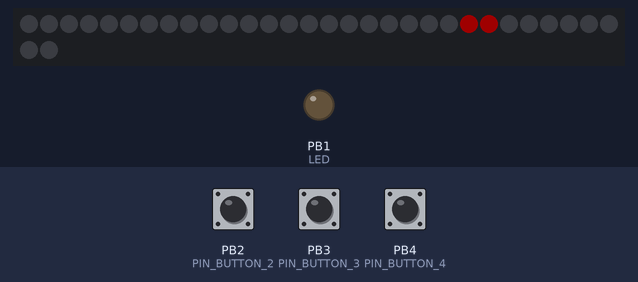
Recording of a sketch running on a simulated ATtiny85, built with avr-gcc and run on an emulated ATtiny85. On the bench: 32 RGB LEDs in strip order, left to right, continuing on the next row, output pins drawn as LEDs (lit = HIGH). The test bench sets the inputs (shaded band); at power-on: PB4 (PIN_BUTTON_4) HIGH, PB2 (PIN_BUTTON_2) HIGH, PB3 (PIN_BUTTON_3) HIGH. Dim RGB values are drawn brighter than linear; random numbers use the default seed unless the sketch sets one.

Above: at 4.19 s.
4.2 s: PB4 (PIN_BUTTON_4) pulled LOW for 1 s
6.7 s: PB2 (PIN_BUTTON_2) pulled LOW for 1 s
9.2 s: PB3 (PIN_BUTTON_3) pulled LOW for 1 s
12.0 s: PB3 (PIN_BUTTON_3) pulled LOW for 3.2 s
16.7 s: PB4 (PIN_BUTTON_4) pulled LOW for 3.2 s
At 17.9 s:
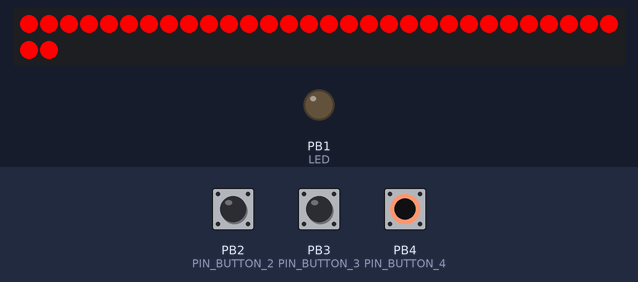
At 20.47 s:
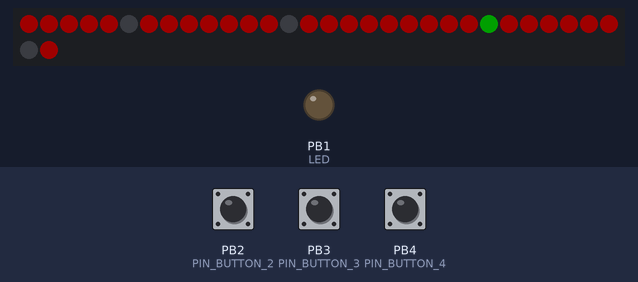

The sketch:

NeoPixel_Goggles_000.ino
```cpp
// Based on Adafruit's goggle sketch - https://learn.adafruit.com/kaleidoscope-eyes-neopixel-led-goggles-trinket-gemma/software
// Low power NeoPixel goggles example.  Makes a nice blinky display with just a few LEDs on at any time.

//      First right eye, pixel #5 is the LED closest to the bridge of the nose
//      Second left eye, pixel #29 is the LED closest to the bridge of the nose

#include <Adafruit_NeoPixel.h>
#ifdef __AVR_ATtiny85__ // Trinket, Gemma, etc.
#include <avr/power.h>
#endif

#define PIN 0
  #define LED 1
  #define PIN_BUTTON_2 2
  #define PIN_BUTTON_3 3
  #define PIN_BUTTON_4 4

Adafruit_NeoPixel pixels = Adafruit_NeoPixel(32, PIN);

int i;
int ring2_offset = 1;  //  Testing
int bright3 = 255;            // BURN ALL THE THINGS
int bright2 = 127;   //  Med
int bright1 = 31;   //  Low
int scanner1[] = {14,15, 0, 1,2,3,4,5,31,16,17,18,19,20,21,22}; // got to be a better way...
int scanner2[] = {13,12,11,10,9,8,7,6,30,29,28,27,26,25,24,23}; // got to be a better way...

int default_brightness = bright1; //  round(255/16); // 1/3 brightness
int change_modes_default = 8*1000; //  Time to change modes
int change_modes = change_modes_default; //  Time to change modes
int speed_med = 40;
int speed_slow = 50;

uint8_t  mode   = 0, // Current animation effect
         offset = 0; // Position of spinny eyes
uint32_t color  = 0xFF0000; // Start red
uint32_t prevTime;

//  Used to realign the two rings, this way spinning can be synchronized
int realign(int desired_position)
  {
  desired_position += ring2_offset;
  if (desired_position <16) {desired_position += 16; }
  if (desired_position >31) {desired_position -= 16; }
  return desired_position;
  }

void setup() {
#ifdef __AVR_ATtiny85__ // Trinket, Gemma, etc.
  if(F_CPU == 16000000) clock_prescale_set(clock_div_1);
#endif

  pinMode(LED, OUTPUT);  //  Onboard LED
  pinMode(PIN_BUTTON_2, INPUT);  //  There's a button input!
  pinMode(PIN_BUTTON_3, INPUT);  //  There's a button input!
  pinMode(PIN_BUTTON_4, INPUT);  //  There's a button input!
  digitalWrite(PIN_BUTTON_2, HIGH);  //  Using the internal resistors, so the button will read LOW when pressed
  digitalWrite(PIN_BUTTON_3, HIGH);  //  Using the internal resistors, so the button will read LOW when pressed
  digitalWrite(PIN_BUTTON_4, HIGH);  //  Using the internal resistors, so the button will read LOW when pressed

  pixels.begin();
  pixels.setBrightness(default_brightness);
  prevTime = millis();
}

void loop() {
  uint8_t  i;
  uint32_t t;

//  If button on pin 2 is pressed, make it brighter!  Otherwise, regular brightness
  pixels.setBrightness(! digitalRead(PIN_BUTTON_2) ? bright2 : default_brightness );

//  If button on pin 3 is pressed, change modes
  if ( ! digitalRead(PIN_BUTTON_3) )
    { change_modes = 750; } else { change_modes = change_modes_default; }
//  If button on pin 4 is pressed, turn the lenses on bright red
  if (! digitalRead(PIN_BUTTON_4))
    {
    for (i=0;i<32;i++)
      {
      if (! digitalRead(PIN_BUTTON_3)) { pixels.setPixelColor(i,0xFFFFFF); }
      else { pixels.setPixelColor(i,0xFF0000); }
      }
    pixels.setBrightness(bright3); pixels.show(); delay(500);
    pixels.setBrightness(bright1);
    }
  else
   {
     switch(mode) {
      //  Wave Scanner, moving right
      case 0: wave_scanner_right(); wave_scanner_left(); break;

      //  Larson Scanner
      case 1: larson_scanner(); break;

      // Spinny wheels (8 LEDs on at a time)
      case 2: spin_wheels(); break;

      // Infinity Symbol
      case 3: infinity_scanner(); break;

      // Random sparks - just one LED on at a time - all one color!
      case 4: sparks(); break;

      // Sirens
      case 5: sirens(); break;
      }

    t = millis();
    if((t - prevTime) > change_modes) {      // Every X seconds...
      mode++;                        // Next mode
      if(mode > 5) {                 // End of modes?
        mode = 0;                    // Start modes over
        color >>= 8;                 // Next color R->G->B
        if(!color) color = 0xFF0000; // Reset to red
      }
      for(i=0; i<32; i++) pixels.setPixelColor(i, 0);
      prevTime = t;
    }
   }
}

//  Wave Scanner, moving right
void wave_scanner_right()
  {
  for (i=0;i<16;i++)
    {
    pixels.setPixelColor(scanner1[i],color);
    pixels.setPixelColor(scanner2[i],color);
    pixels.show();
    delay(speed_slow);
    pixels.setPixelColor(scanner1[i],0);
    pixels.setPixelColor(scanner2[i],0);
    }
  }

//  Wave Scanner, moving left
void wave_scanner_left()
  {
  for (i=15;i>=0;i--)
    {
    pixels.setPixelColor(scanner1[i],color);
    pixels.setPixelColor(scanner2[i],color);
    pixels.show();
    delay(speed_slow);
    pixels.setPixelColor(scanner1[i],0);
    pixels.setPixelColor(scanner2[i],0);
    }
  }

//  Larson Scanner
void larson_scanner()
  {
    int scanner[] = {13,5,30,23,23,30,5,13};  //  It uses less memory to just delcare it this way...
    for(i=0;i<8;i++)
      {
      pixels.setPixelColor(scanner[i],color);
      pixels.show();
      delay(100);
      pixels.setPixelColor(scanner[i],0);
      pixels.show();
      }
  }

void sparks()
  {
    i = random(32);
    pixels.setPixelColor(i, color);
    pixels.show();
    delay(20);
    pixels.setPixelColor(i, 0);
  }

void spin_wheels()
  {
    for(i=0; i<16; i++) {
      uint32_t c = 0;
      if(((offset + i) & 7) < 2) c = color; // 4 pixels on...
      pixels.setPixelColor(   i, c); // First eye
      pixels.setPixelColor(realign(31-i-4), c); // Second eye (flipped)
    }
    pixels.show();
    offset++;
    delay(speed_slow);
  }

void infinity_scanner()
  {
    for(i=0;i<32;i++)
      {
      int infinitypixels[] = {6,7,8,9,10,11,12,13,14,15,0,1,2,3,4,5,29,28,27,26,25,24,23,22,21,20,19,18,17,16,31,30};
      pixels.setPixelColor(infinitypixels[i],color);
      pixels.show();
      delay(speed_med);
      pixels.setPixelColor(infinitypixels[i],0);
      }
  }

void sirens()
  {
    for(i=0; i<16; i++) {
      uint32_t c = 0;
      if(((offset + i) & 7) < 2) c = 0xFF0000;  // 4 red pixels on
      pixels.setPixelColor(   i, c);            // First eye
      if(((offset + i) & 7) < 2) c = 0x0000FF;  // 4 blue pixels on...
      pixels.setPixelColor(realign(31-i-4), c);  // Second eye (flipped)
    }
    pixels.show();
    offset++;
    delay(speed_slow);
  }

/*

//  Wave Scanner
void wave_scanner()
  {
  int scanner1[] = {14,15, 0, 1,2,3,4,5,31,16,17,18,19,20,21,22}; // got to be a better way...
  int scanner2[] = {13,12,11,10,9,8,7,6,30,29,28,27,26,25,24,23}; // got to be a better way...
  for (i=0;i<16;i++)
    {
    pixels.setPixelColor(scanner1[i],color);
    pixels.setPixelColor(scanner2[i],color);
    pixels.show();
    delay(speed_slow);
    pixels.setPixelColor(scanner1[i],0);
    pixels.setPixelColor(scanner2[i],0);
    }
  for (i=15;i>=0;i--)
    {
    pixels.setPixelColor(scanner1[i],color);
    pixels.setPixelColor(scanner2[i],color);
    pixels.show();
    delay(speed_slow);
    pixels.setPixelColor(scanner1[i],0);
    pixels.setPixelColor(scanner2[i],0);
    }
  }

//  Larson Scanner
void larson_scanner()
  {
    int scanner[] = {13,5,30,23,23,30,5,13};  //  It uses less memory to just delcare it this way...
    for(i=0;i<8;i++)
      {
      pixels.setPixelColor(scanner[i],color);
      pixels.show();
      delay(100);
      pixels.setPixelColor(scanner[i],0);
      pixels.show();
      }
  }

//  Right side spins red clockwise, left side spins blue counterclockwise - very cool :)
void sirens()
  {
    for(i=0; i<16; i++) {
      uint32_t c = 0;
      if(((offset + i) & 7) < 2) c = 0xFF0000;  // 4 red pixels on
      pixels.setPixelColor(   i, c);            // First eye
      if(((offset + i) & 7) < 2) c = 0x0000FF;  // 4 blue pixels on...
      pixels.setPixelColor(realign(31-i-4), c);  // Second eye (flipped)
    }
    pixels.show();
    offset++;
    delay(speed_med);
  }

//  Single LED spinning in an infinity pattern across both lenses
void infinity_scaner()
  {
    for(i=0;i<32;i++)
      {
      int infinitypixels[] = {6,7,8,9,10,11,12,13,14,15,0,1,2,3,4,5,29,28,27,26,25,24,23,22,21,20,19,18,17,16,31,30};
      pixels.setPixelColor(infinitypixels[i],color);
      pixels.show();
      delay(25);
      pixels.setPixelColor(infinitypixels[i],0);
      pixels.show();
      }
  }

//  Only one LED sparkling
void sparks()
  {
    i = random(32);
    pixels.setPixelColor(i, color);
    pixels.show();
    delay(20);
    pixels.setPixelColor(i, 0);
    break;
  }

//  Spinning wheels, properly aligned
void spin_wheels()
  {
    for(i=0; i<16; i++) {
      uint32_t c = 0;
      if(((offset + i) & 7) < 2) c = color; // 4 pixels on...
      pixels.setPixelColor(   i, c); // First eye
      pixels.setPixelColor(realign(31-i-4), c); // Second eye (flipped)
    }
    pixels.show();
    offset++;
    delay(speed_slow);
  }

//  Flashes one light, delays, then the other - strobe(speed_slow,300); pixels.setBrightness(default_brightness);
void strobe(int strobeon, int strobeoff)
  {
  pixels.setBrightness(255);
  for (i=0;i<16;i++)
    { pixels.setPixelColor(i,0xFFFFFF); pixels.setPixelColor(i+16,0);  }  //  Right on, Left off
  pixels.show(); delay(strobeon);
  for (i=0;i<16;i++)
    { pixels.setPixelColor(i,0); pixels.setPixelColor(i+16,0);  } //  All off
  pixels.show(); delay(strobeoff);
  for (i=0;i<16;i++)
     { pixels.setPixelColor(i+16,0xFFFFFF); pixels.setPixelColor(i,0);  }  //  Right off, Left on
  pixels.show(); delay(strobeon);
  for (i=0;i<16;i++)
    { pixels.setPixelColor(i,0); pixels.setPixelColor(i+16,0);  } //  All off
  pixels.show(); delay(strobeoff);
  }
*/
```
